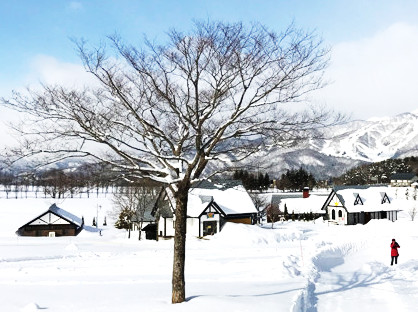
#> input picture _4.python/__code/Python資料視覺化從2D到3D使用matplotlib實作a/snow.jpg, 418 x 312 px, found by its file name
$ python ch14_18.py
#> lines starting #> are read from the running program, lines starting #| are printed output that depends on the picture
# ch14_18.py
import cv2
import matplotlib.pyplot as plt

src = cv2.imread("snow.jpg",cv2.IMREAD_GRAYSCALE)
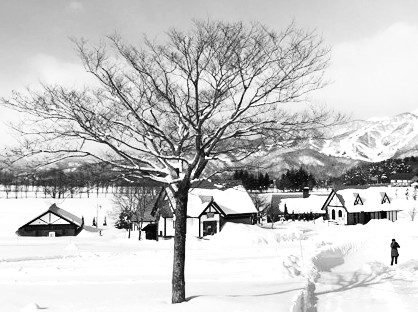
#> src: shape (312, 418); min 0, max 255, mean 197.5
plt.subplot(121)                    # 建立子圖 1
plt.imshow(src, 'gray')             # 灰度顯示第1張圖
plt.subplot(122)                    # 建立子圖 2
plt.hist(src.ravel(),256)           # 降維再繪製直方圖
plt.tight_layout()
plt.show()
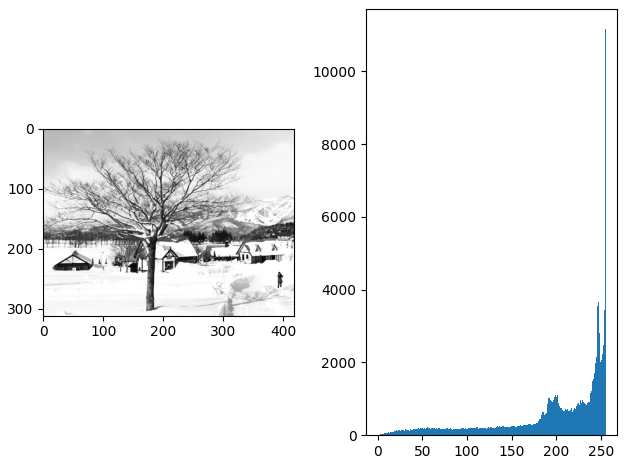
#> figure drawn by matplotlib, 2 panels; panel 2: tallest bar 11154 high, from x = 254 to 255

$ run again, with _4.python/__code/Python資料視覺化從2D到3D使用matplotlib實作a/macau.jpg copied over _4.python/__code/Python資料視覺化從2D到3D使用matplotlib實作a/snow.jpg
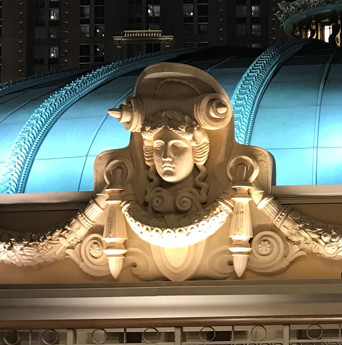
#> input picture _4.python/__code/Python資料視覺化從2D到3D使用matplotlib實作a/macau.jpg, 342 x 345 px, found by its file name
#> `src = cv2.imread("snow.jpg",cv2.IMREAD_GRAYSCALE)`:
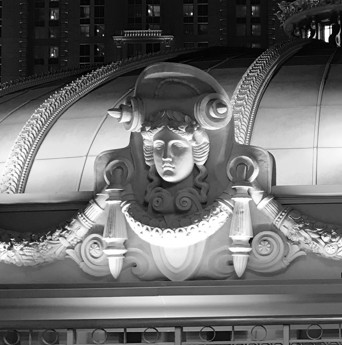
#> src: shape (345, 342); min 0, max 255, mean 107.8
#> `plt.show()`:
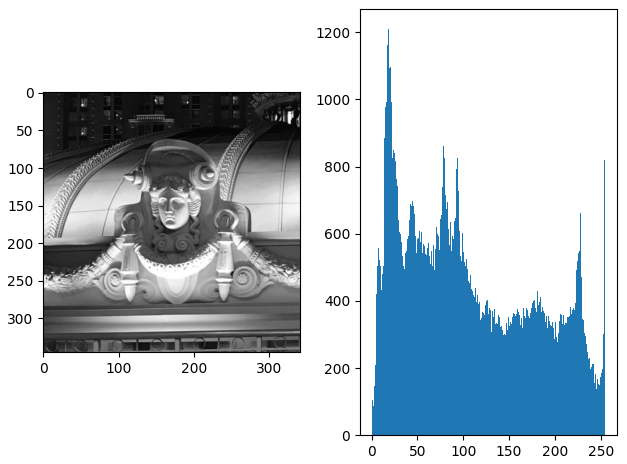
#> figure drawn by matplotlib, 2 panels; panel 2: tallest bar 1209 high, from x = 17.93 to 18.93
